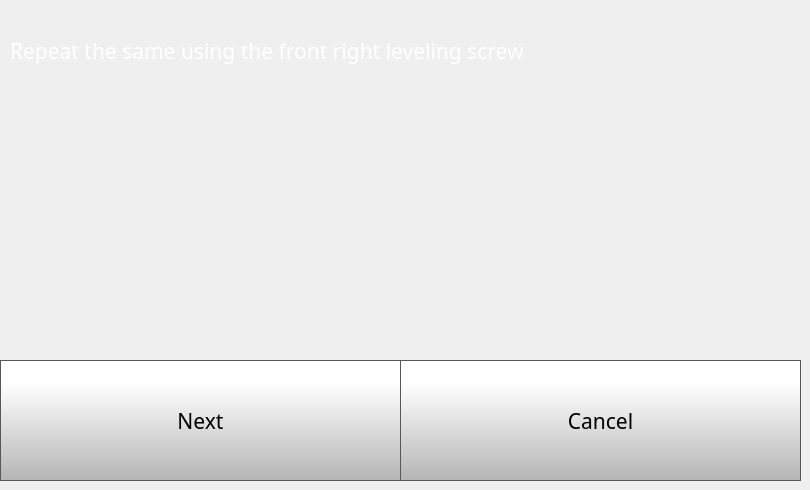
   <widget class="QWidget" name="quickStep3Page">
    <widget class="QPushButton" name="quickStep3NextButton">
     <property name="geometry">
      <rect>
       <x>0</x>
       <y>360</y>
       <width>401</width>
       <height>121</height>
      </rect>
     </property>
     <property name="font">
      <font>
       <family>Gotham</family>
       <pointsize>16</pointsize>
      </font>
     </property>
     <property name="styleSheet">
      <string notr="true">QPushButton {
     border: 1px solid rgb(87, 87, 87);
	background-color: qlineargradient(spread:pad, x1:0, y1:1, x2:0, y2:0.188, stop:0 rgba(180, 180, 180, 255), stop:1 rgba(255, 255, 255, 255));


}

QPushButton:pressed {
    background-color: qlineargradient(x1: 0, y1: 0, x2: 0, y2: 1,
                                      stop: 0 #dadbde, stop: 1 #f6f7fa);
}

QPushButton:flat {
    border: none; /* no border for a flat push button */
}

QPushButton:default {
    border-color: navy; /* make the default button prominent */
}

QPushButton:focus {
	outline: none;
}</string>
     </property>
     <property name="text">
      <string>Next</string>
     </property>
     <property name="iconSize">
      <size>
       <width>40</width>
       <height>40</height>
      </size>
     </property>
    </widget>
    <widget class="QPushButton" name="quickStep3CancelButton">
     <property name="geometry">
      <rect>
       <x>400</x>
       <y>360</y>
       <width>401</width>
       <height>121</height>
      </rect>
     </property>
     <property name="font">
      <font>
       <family>Gotham</family>
       <pointsize>16</pointsize>
      </font>
     </property>
     <property name="styleSheet">
      <string notr="true">QPushButton {
     border: 1px solid rgb(87, 87, 87);
	background-color: qlineargradient(spread:pad, x1:0, y1:1, x2:0, y2:0.188, stop:0 rgba(180, 180, 180, 255), stop:1 rgba(255, 255, 255, 255));


}

QPushButton:pressed {
    background-color: qlineargradient(x1: 0, y1: 0, x2: 0, y2: 1,
                                      stop: 0 #dadbde, stop: 1 #f6f7fa);
}

QPushButton:flat {
    border: none; /* no border for a flat push button */
}

QPushButton:default {
    border-color: navy; /* make the default button prominent */
}

QPushButton:focus {
	outline: none;
}</string>
     </property>
     <property name="text">
      <string>Cancel</string>
     </property>
     <property name="iconSize">
      <size>
       <width>40</width>
       <height>40</height>
      </size>
     </property>
    </widget>
    <widget class="QLabel" name="calibrateLabel_10">
     <property name="geometry">
      <rect>
       <x>10</x>
       <y>10</y>
       <width>781</width>
       <height>81</height>
      </rect>
     </property>
     <property name="font">
      <font>
       <family>Gotham</family>
       <pointsize>16</pointsize>
       <weight>50</weight>
       <bold>false</bold>
      </font>
     </property>
     <property name="styleSheet">
      <string notr="true">color: rgb(255, 255, 255);</string>
     </property>
     <property name="text">
      <string>Repeat the same using the front right leveling screw</string>
     </property>
     <property name="wordWrap">
      <bool>true</bool>
     </property>
    </widget>
    <widget class="QLabel" name="CalibrationPoint2">
     <property name="geometry">
      <rect>
       <x>10</x>
       <y>90</y>
       <width>781</width>
       <height>261</height>
      </rect>
     </property>
     <property name="text">
      <string/>
     </property>
     <property name="alignment">
      <set>Qt::AlignCenter</set>
     </property>
    </widget>
   </widget>
